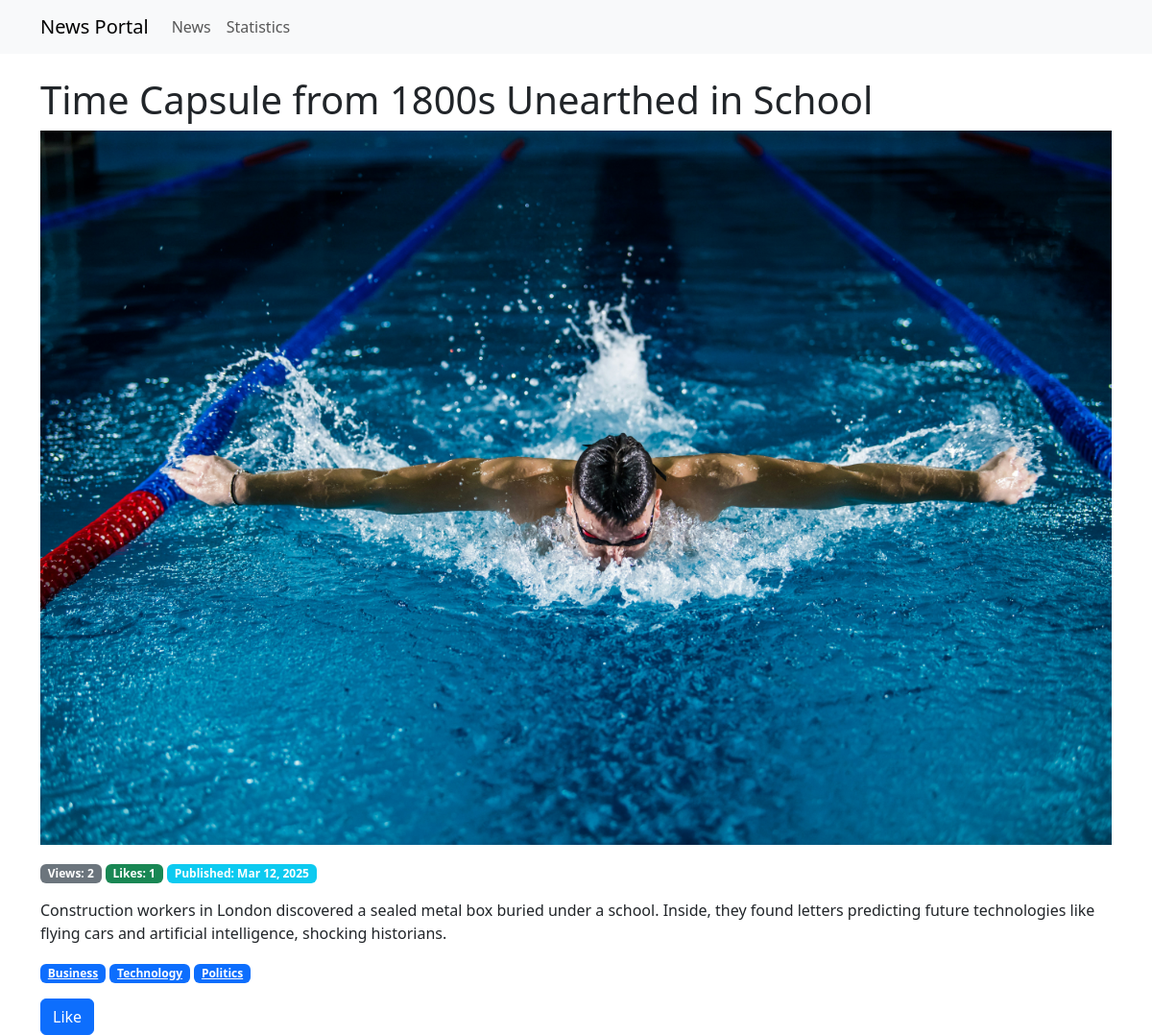
The app's page /news/7/ with its own data.
### base/models.py (models this page shows, shortened)
class News(models.Model):
    title = models.CharField(max_length=200)
    content = models.TextField()
    image = models.ImageField(upload_to='news_images/', blank=True, null=True)
    tags = models.ManyToManyField(Tag, related_name='news')
    views = models.PositiveIntegerField(default=0)
    created_at = models.DateTimeField(default=timezone.now)
    updated_at = models.DateTimeField(auto_now=True)

class Tag(models.Model):
    name = models.CharField(max_length=100, unique=True)

### base/views.py (the view)
# urls.py: path('news/<int:pk>/', views.news_detail, name='news-detail'),
def news_detail(request, pk):
    news = get_object_or_404(News, pk=pk)
    news.views += 1
    news.save()
    return render(request, 'detail.html', {
        'news': news,
        'likes_count': news.likes.count()
    })

### base/templates/detail.html (shortened to what this page needs)
{% extends 'base.html' %}
{% block content %}
<div class="news-detail">
    <h1>{{ news.title }}</h1>
    <img src="{{ news.image.url }}" alt="{{ news.title }}" class="img-fluid mb-3">
    <div class="news-meta mb-3">
        <span class="badge bg-secondary">Views: {{ news.views }}</span>
        <span class="badge bg-success">Likes: {{ likes_count }}</span>
        <span class="badge bg-info">Published: {{ news.created_at|date:"M d, Y" }}</span>
    </div>
    <div class="news-content">
        {{ news.content|linebreaks }}
    </div>
    <div class="tags mt-3">
        {% for tag in news.tags.all %}
            <a href="{% url 'news-by-tag' tag.name %}" class="badge bg-primary">{{ tag.name }}</a>
        {% endfor %}
    </div>
    <button class="btn btn-primary mt-3 like-btn" data-news-id="{{ news.id }}">Like</button>
</div>
{% endblock %}

### records on screen
News: title "Time Capsule from 1800s Unearthed in School", image (picture), views "2", created_at "Mar 12, 2025", content "Construction workers in London discovered a sealed metal box buried under a school. Inside, they found letters predicting future technologies like flying cars and artificial intelligence, shocking historians."
Tag: name "Business"
Tag: name "Technology"
Tag: name "Politics"

### other values on screen
{{ likes_count }} "1"
